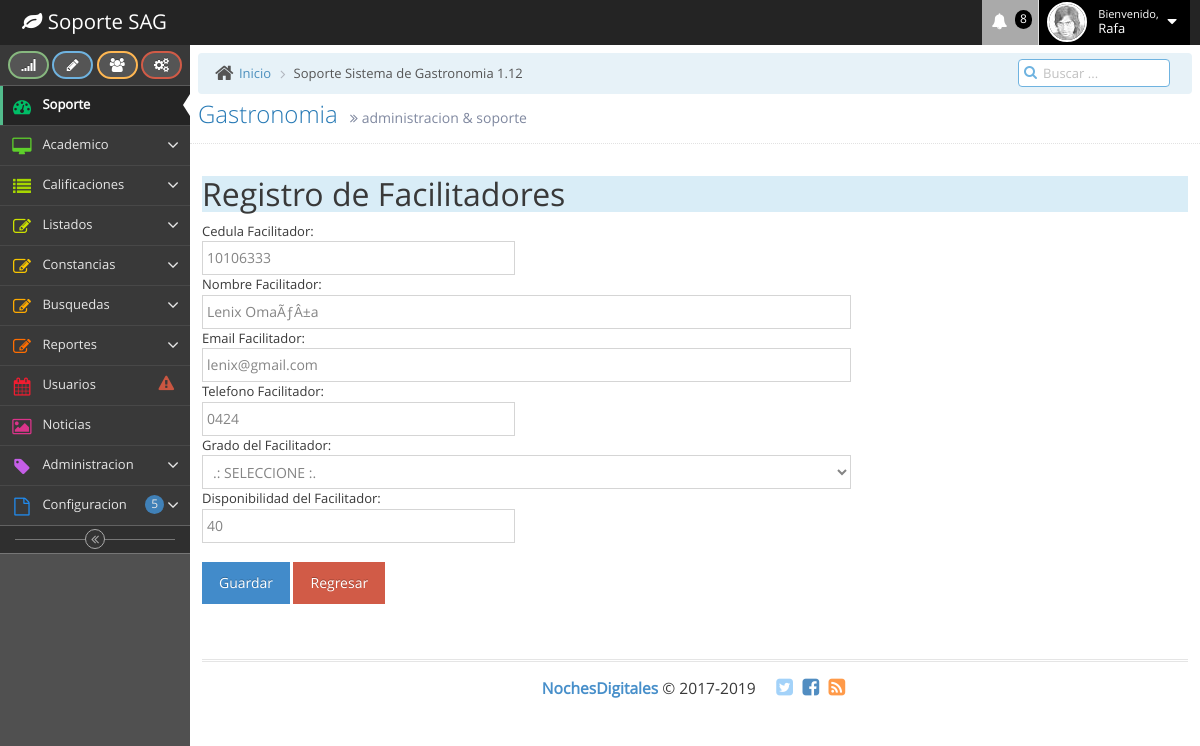
Screenshot of /soporteSAG/edicionfacilitador.php?i=10106333 with the database file from the repository.
### tables this page shows
CREATE TABLE `facilitador` (
  `idfacilitador` varchar(15) NOT NULL,
  `nombrefac` varchar(60) NOT NULL,
  `emailfac` varchar(100) NOT NULL,
  `telfac` varchar(20) NOT NULL,
  `grado` varchar(20) NOT NULL,
  `disponibilidad` varchar(20) NOT NULL
);

### soporteSAG/edicionfacilitador.php (the view, shortened to what this page needs)
<?php
	$g = $_GET["g"];
	$p = $_GET['i'];
	if($g == "1") {
		$idfacilitador = $_POST['idfacilitador'];
		$nombrefac = $_POST['nombrefac'];
		$emailfac = $_POST['emailfac'];
		$telfac = $_POST['telfac'];
		$grado = $_POST['grado'];
		$disponibilidad = $_POST['disponibilidad'];
		 $sql = "insert into facilitador (idfacilitador, nombrefac, emailfac, telfac, grado, disponibilidad) values ('$idfacilitador', '$nombrefac', '$emailfac', '$telfac', '$grado', '$disponibilidad')";
		if($p != "") {
			$sql = "update facilitador set idfacilitador='$idfacilitador', nombrefac='$nombrefac', emailfac='$emailfac', telfac='$telfac', grado='$grado', disponibilidad='$disponibilidad' where idfacilitador='$idfacilitador'";
		}
		else {
			 $sql;
		}
		if(mysql_query($sql)) {
			echo '<script>setTimeout(function(){swal({title:"Buen trabajo!!!",text:"Datos GUARDADOS Correctamente",type:"success"},
													function(isConfirm){location.href="listafacilitador.php";});}, 100);</script>';
		}
		else {
		 $sql;
		}
	}
	else {
		if($p != "") {
			$consulta = "SELECT * FROM facilitador WHERE idfacilitador='$p'";
			$resultado = mysql_query($consulta) or die(mysql_error());
			if ($registro = mysql_fetch_array($resultado)) {
				$idfacilitador = $registro["idfacilitador"];
				$nombrefac = $registro["nombrefac"];
				$emailfac = $registro["emailfac"];
				$telfac = $registro["telfac"];
				$grado = $registro["grado"];
				$disponibilidad = $registro["disponibilidad"];
							}
		}
	}
?>
<!DOCTYPE html>
<html lang="en">
	<head>
		<link rel="stylesheet" type="text/css" href="bootstrap-3.3.7/sweetalert/sweetalert.css">
		<link rel="stylesheet" href="assets/css/bootstrap.min.css" />
		<link rel="stylesheet" href="assets/font-awesome/4.5.0/css/font-awesome.min.css" />
		<link rel="stylesheet" href="assets/css/ace.min.css" class="ace-main-stylesheet" id="main-ace-style" />
		<link rel="stylesheet" href="assets/css/ace-skins.min.css" />
		<link rel="stylesheet" href="assets/css/ace-rtl.min.css" />
	</head>
	<body class="skin-2">
		<div id="navbar" class="navbar navbar-default          ace-save-state">
			<div class="navbar-container ace-save-state" id="navbar-container">
				<div class="navbar-header pull-left">
					<a href="index.html" class="navbar-brand">
						<small>
							<i class="fa fa-leaf"></i>
							Soporte SAG
						</small>
					</a>
				</div>
				<div class="navbar-buttons navbar-header pull-right" role="navigation">
					<ul class="nav ace-nav">
					  <li class="purple dropdown-modal">
							<a data-toggle="dropdown" class="dropdown-toggle" href="#">
								<i class="ace-icon fa fa-bell icon-animated-bell"></i>
								<span class="badge badge-important">8</span>
							</a>
					  </li>
						<li class="light-blue dropdown-modal">
							<a data-toggle="dropdown" href="#" class="dropdown-toggle">
								<img class="nav-user-photo" src="assets/images/avatars/user.jpg" alt="Jason's Photo" />
								<span class="user-info">
									<small>Bienvenido,</small>
									Rafa
								</span>
								<i class="ace-icon fa fa-caret-down"></i>
							</a>
					  </li>
				  </ul>
				</div>
			</div>
		</div>
		<div class="main-container ace-save-state" id="main-container">
			<div id="sidebar" class="sidebar                  responsive                    ace-save-state">
				<div class="sidebar-shortcuts" id="sidebar-shortcuts">
					<div class="sidebar-shortcuts-large" id="sidebar-shortcuts-large">
						<button class="btn btn-success">
							<i class="ace-icon fa fa-signal"></i>
						</button>
						<button class="btn btn-info">
							<i class="ace-icon fa fa-pencil"></i>
						</button>
						<button class="btn btn-warning">
							<i class="ace-icon fa fa-users"></i>
						</button>
						<button class="btn btn-danger">
							<i class="ace-icon fa fa-cogs"></i>
						</button>
					</div>
				</div>
				<ul class="nav nav-list">
					<li class="active">
						<a href="index.html">
							<i class="menu-icon fa fa-tachometer"></i>
							<span class="menu-text"> Soporte </span>
						</a>
					</li>
					<li class="">
						<a href="#" class="dropdown-toggle">
							<i class="menu-icon fa fa-desktop"></i>
							<span class="menu-text">
								Academico
							</span>
							<b class="arrow fa fa-angle-down"></b>
						</a>
					</li>
					<li class="">
						<a href="#" class="dropdown-toggle">
							<i class="menu-icon fa fa-list"></i>
							<span class="menu-text"> Calificaciones </span>
							<b class="arrow fa fa-angle-down"></b>
						</a>
					</li>
					<li class="">
						<a href="#" class="dropdown-toggle">
							<i class="menu-icon fa fa-pencil-square-o"></i>
							<span class="menu-text"> Listados </span>
							<b class="arrow fa fa-angle-down"></b>
						</a>
					</li>
<li class="">
						<a href="#" class="dropdown-toggle">
							<i class="menu-icon fa fa-pencil-square-o"></i>
									<span class="menu-text"> Constancias </span>
							<b class="arrow fa fa-angle-down"></b>
						</a>
					</li>
                    <li class="">
						<a href="#" class="dropdown-toggle">
							<i class="menu-icon fa fa-pencil-square-o"></i>
									<span class="menu-text"> Busquedas </span>
							<b class="arrow fa fa-angle-down"></b>
						</a>
					</li>
                    <li class="">
						<a href="#" class="dropdown-toggle">
							<i class="menu-icon fa fa-pencil-square-o"></i>
									<span class="menu-text"> Reportes </span>
							<b class="arrow fa fa-angle-down"></b>
						</a>
					</li>
				  <li class="">
						<a href="calendar.html">
							<i class="menu-icon fa fa-calendar"></i>
							<span class="menu-text">
								Usuarios
							<span class="badge badge-transparent tooltip-error" title="2 Important Events">
									<i class="ace-icon fa fa-exclamation-triangle red bigger-130"></i>
								</span>
							</span>
						</a>
					</li>
					<li class="">
						<a href="gallery.html">
							<i class="menu-icon fa fa-picture-o"></i>
							<span class="menu-text"> Noticias </span>
						</a>
					</li>
					<li class="">
						<a href="#" class="dropdown-toggle">
							<i class="menu-icon fa fa-tag"></i>
							<span class="menu-text"> Administracion </span>
							<b class="arrow fa fa-angle-down"></b>
						</a>
					</li>
					<li class="">
						<a href="#" class="dropdown-toggle">
							<i class="menu-icon fa fa-file-o"></i>
							<span class="menu-text">
								Configuracion
							<span class="badge badge-primary">5</span>
							</span>
							<b class="arrow fa fa-angle-down"></b>
						</a>
					</li>
				</ul>
				<div class="sidebar-toggle sidebar-collapse" id="sidebar-collapse">
					<i id="sidebar-toggle-icon" class="ace-icon fa fa-angle-double-left ace-save-state" data-icon1="ace-icon fa fa-angle-double-left" data-icon2="ace-icon fa fa-angle-double-right"></i>
				</div>
			</div>
			<div class="main-content">
				<div class="main-content-inner">
				  <div class="breadcrumbs ace-save-state" id="breadcrumbs">
						<ul class="breadcrumb">
							<li>
								<i class="ace-icon fa fa-home home-icon"></i>
								<a href="#">Inicio</a>
							</li>
							<li class="active">Soporte Sistema de Gastronomia 1.12</li>
						</ul>
						<div class="nav-search" id="nav-search">
							<form class="form-search">
								<span class="input-icon">
									<input type="text" placeholder="Buscar ..." class="nav-search-input" id="nav-search-input" autocomplete="off" />
									<i class="ace-icon fa fa-search nav-search-icon"></i>
								</span>
							</form>
						</div>
					</div>
						<div class="page-header">
							<h1>
								Gastronomia
								<small>
									<i class="ace-icon fa fa-angle-double-right"></i>
									administracion &amp; soporte
								</small>
						  </h1>
				  </div>
						<div class="row">
							<div class="col-xs-12">
								<div class="col-xs-12">
 <section id="main-content">
          <section class="wrapper">
          	<div class="row mt">
          		<div class="col-lg-12">
                  <div class="form-panel">
                     <H1 class="bg-info">Registro de Facilitadores</H1>
								<div class="module-body table">
									<form class="form-horizontal row-fluid" action="edicionfacilitador.php?i=<?php echo $p ?>&g=1" method="post">
										<div class="row">
											<div class="col-md-12">
												Cedula Facilitador:
											</div>
											<div class="col-md-4">
												<input type="text" id="idfacilitador" name="idfacilitador"  placeholder="Ingrese la Cedula Facilitador" class="form-control round-form" value="<?php echo $idfacilitador; ?>" onkeypress="return soloNumeros(event)" >
											</div>
											<div class="col-md-8">
											</div>
										</div>
										<div class="row">
											<div class="col-md-12">
												Nombre Facilitador:
											</div>
											<div class="col-md-8">
												<input type="text" id="nombrefac" name="nombrefac"  placeholder="Ingrese el Nombre" class="form-control round-form" value="<?php echo $nombrefac; ?>" onblur="aMayusculas(this.value,this.id)" onkeypress="return soloLetras(event)">
											</div>
											<div class="col-md-4">
											</div>
										</div>
										<div class="row">
											<div class="col-md-12">
												Email Facilitador:
											</div>
											<div class="col-md-8">
												<input type="text" id="emailfac" name="emailfac"  placeholder="Ingrese el Email" class="form-control round-form"  value="<?php echo $emailfac; ?>" onblur="aMayusculas(this.value,this.id)" >
											</div>
											<div class="col-md-4">
											</div>
										</div>
										<div class="row">
											<div class="col-md-12">
												Telefono Facilitador:
											</div>
											<div class="col-md-4">
												<input type="text" id="telfac" name="telfac"  placeholder="Ingrese el Telefono" class="form-control round-form"  value="<?php echo $telfac; ?>" onkeypress="return soloNumeros(event)">
												</div>
											<div class="col-md-8">
											</div>
										</div>
										<div class="row">
											<div class="col-md-12">
												Grado del Facilitador:
											</div>
											<div class="col-md-8">
	                                            <select name="grado" id="select" class="form-control round-form" >
	                                                <option value="S" <?PHP if($grado=='S'){ echo 'selected="selected"'; } ?> >.: SELECCIONE :.</option>
	                                            </select>
											</div>
											<div class="col-md-4">
											</div>
										</div>
										<div class="row">
											<div class="col-md-12">
												Disponibilidad del Facilitador:
											</div>
											<div class="col-md-4">
												<input type="text" id="disponibilidad" name="disponibilidad"  placeholder="Ingrese la Disponibilidad" class="form-control round-form"  value="<?php echo $disponibilidad; ?>" onkeypress="return soloNumeros(event)">
											</div>
											<div class="col-md-4">
											</div>
										</div>
										<br>
											<button type="submit" name="boton" value="Guardar" class="btn btn-primary">
											Guardar</button>
											<a href="listafacilitador.php" class="btn btn-danger">Regresar</a>
									</form>
								</div>
							</div>
						<br/>
          		</div>
          	</div>
		</section>
			<div class="footer">
				<div class="footer-inner">
					<div class="footer-content">
						<span class="bigger-120">
							<span class="blue bolder">NochesDigitales</span>
							 &copy; 2017-2019
						</span>
						<span class="action-buttons">
							<a href="#">
								<i class="ace-icon fa fa-twitter-square light-blue bigger-150"></i>
							</a>
							<a href="#">
								<i class="ace-icon fa fa-facebook-square text-primary bigger-150"></i>
							</a>
							<a href="#">
								<i class="ace-icon fa fa-rss-square orange bigger-150"></i>
							</a>
						</span>
					</div>
				</div>
			</div>
		</div>
	</body>
</html>

### rows the page displays
facilitador: idfacilitador "10106333", nombrefac "Lenix OmaÃƒÂ±a", emailfac "lenix@gmail.com", telfac "0424", disponibilidad "40"
